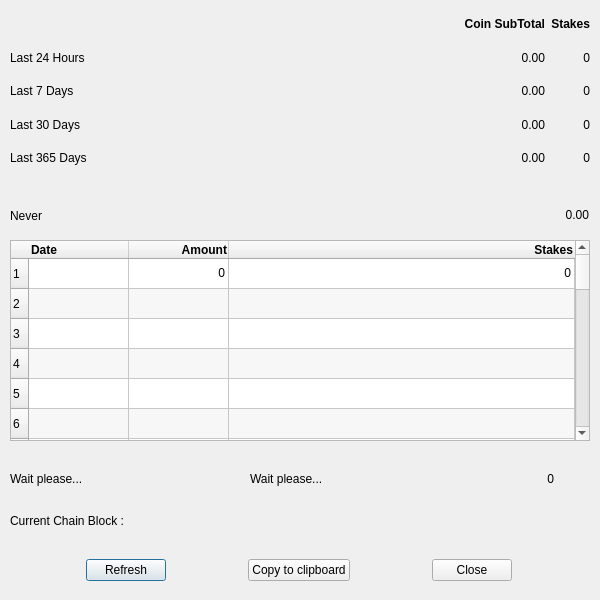
<?xml version="1.0" encoding="UTF-8"?>
<ui version="4.0">
 <class>StakeReportDialog</class>
 <widget class="QDialog" name="StakeReportDialog">
  <property name="geometry">
   <rect>
    <x>0</x>
    <y>0</y>
    <width>600</width>
    <height>600</height>
   </rect>
  </property>
  <property name="minimumSize">
   <size>
    <width>600</width>
    <height>600</height>
   </size>
  </property>
  <property name="maximumSize">
   <size>
    <width>600</width>
    <height>600</height>
   </size>
  </property>
  <property name="windowTitle">
   <string>Staking Log</string>
  </property>
  <property name="modal">
   <bool>false</bool>
  </property>
  <widget class="QWidget" name="gridLayoutWidget">
   <property name="geometry">
    <rect>
     <x>10</x>
     <y>10</y>
     <width>580</width>
     <height>162</height>
    </rect>
   </property>
   <property name="font">
    <font>
     <pointsize>9</pointsize>
    </font>
   </property>
   <layout class="QGridLayout" name="gridLayout" columnstretch="3,0,0">
    <property name="verticalSpacing">
     <number>5</number>
    </property>
    <item row="0" column="1">
     <widget class="QLabel" name="L_Coin">
      <property name="font">
       <font>
        <pointsize>9</pointsize>
        <weight>75</weight>
        <bold>true</bold>
       </font>
      </property>
      <property name="text">
       <string>Coin SubTotal</string>
      </property>
      <property name="alignment">
       <set>Qt::AlignRight|Qt::AlignTrailing|Qt::AlignVCenter</set>
      </property>
      <property name="margin">
       <number>4</number>
      </property>
     </widget>
    </item>
    <item row="0" column="2">
     <widget class="QLabel" name="label_3">
      <property name="font">
       <font>
        <pointsize>9</pointsize>
        <weight>75</weight>
        <bold>true</bold>
       </font>
      </property>
      <property name="toolTip">
       <string>Blocks Staked</string>
      </property>
      <property name="text">
       <string>Stakes</string>
      </property>
      <property name="alignment">
       <set>Qt::AlignRight|Qt::AlignTrailing|Qt::AlignVCenter</set>
      </property>
      <property name="margin">
       <number>4</number>
      </property>
     </widget>
    </item>
    <item row="1" column="0">
     <widget class="QLabel" name="L1_24h">
      <property name="font">
       <font>
        <pointsize>9</pointsize>
        <weight>50</weight>
        <bold>false</bold>
       </font>
      </property>
      <property name="toolTip">
       <string/>
      </property>
      <property name="text">
       <string>Last 24 Hours</string>
      </property>
      <property name="margin">
       <number>4</number>
      </property>
     </widget>
    </item>
    <item row="1" column="1">
     <widget class="QLabel" name="Amount_24H">
      <property name="font">
       <font>
        <pointsize>9</pointsize>
        <weight>50</weight>
        <bold>false</bold>
        <kerning>false</kerning>
       </font>
      </property>
      <property name="toolTip">
       <string>Coin Earned in last 24H</string>
      </property>
      <property name="text">
       <string>0.00</string>
      </property>
      <property name="alignment">
       <set>Qt::AlignRight|Qt::AlignTrailing|Qt::AlignVCenter</set>
      </property>
      <property name="margin">
       <number>4</number>
      </property>
     </widget>
    </item>
    <item row="1" column="2">
     <widget class="QLabel" name="Stake_24H">
      <property name="font">
       <font>
        <pointsize>9</pointsize>
        <weight>50</weight>
        <bold>false</bold>
        <kerning>false</kerning>
       </font>
      </property>
      <property name="toolTip">
       <string>Stake Made in last 24H</string>
      </property>
      <property name="text">
       <string>0</string>
      </property>
      <property name="alignment">
       <set>Qt::AlignRight|Qt::AlignTrailing|Qt::AlignVCenter</set>
      </property>
      <property name="margin">
       <number>4</number>
      </property>
     </widget>
    </item>
    <item row="2" column="0">
     <widget class="QLabel" name="L2_7D">
      <property name="font">
       <font>
        <pointsize>9</pointsize>
        <weight>50</weight>
        <bold>false</bold>
       </font>
      </property>
      <property name="toolTip">
       <string/>
      </property>
      <property name="text">
       <string>Last 7 Days</string>
      </property>
      <property name="margin">
       <number>4</number>
      </property>
     </widget>
    </item>
    <item row="2" column="1">
     <widget class="QLabel" name="Amount_7D">
      <property name="font">
       <font>
        <pointsize>9</pointsize>
        <weight>50</weight>
        <bold>false</bold>
        <kerning>false</kerning>
       </font>
      </property>
      <property name="toolTip">
       <string>Coin Earned in last 7 Days</string>
      </property>
      <property name="text">
       <string>0.00</string>
      </property>
      <property name="alignment">
       <set>Qt::AlignRight|Qt::AlignTrailing|Qt::AlignVCenter</set>
      </property>
      <property name="margin">
       <number>4</number>
      </property>
     </widget>
    </item>
    <item row="2" column="2">
     <widget class="QLabel" name="Stake_7D">
      <property name="font">
       <font>
        <pointsize>9</pointsize>
        <weight>50</weight>
        <bold>false</bold>
        <kerning>false</kerning>
       </font>
      </property>
      <property name="toolTip">
       <string>Stake Made in last 7 Days</string>
      </property>
      <property name="text">
       <string>0</string>
      </property>
      <property name="alignment">
       <set>Qt::AlignRight|Qt::AlignTrailing|Qt::AlignVCenter</set>
      </property>
      <property name="margin">
       <number>4</number>
      </property>
     </widget>
    </item>
    <item row="3" column="0">
     <widget class="QLabel" name="L3_30D">
      <property name="font">
       <font>
        <pointsize>9</pointsize>
        <weight>50</weight>
        <bold>false</bold>
       </font>
      </property>
      <property name="toolTip">
       <string/>
      </property>
      <property name="text">
       <string>Last 30 Days</string>
      </property>
      <property name="margin">
       <number>4</number>
      </property>
     </widget>
    </item>
    <item row="3" column="1">
     <widget class="QLabel" name="Amount_30D">
      <property name="font">
       <font>
        <pointsize>9</pointsize>
        <weight>50</weight>
        <bold>false</bold>
        <kerning>false</kerning>
       </font>
      </property>
      <property name="toolTip">
       <string>Coin Earned in last 30 Days</string>
      </property>
      <property name="text">
       <string>0.00</string>
      </property>
      <property name="alignment">
       <set>Qt::AlignRight|Qt::AlignTrailing|Qt::AlignVCenter</set>
      </property>
      <property name="margin">
       <number>4</number>
      </property>
     </widget>
    </item>
    <item row="3" column="2">
     <widget class="QLabel" name="Stake_30D">
      <property name="font">
       <font>
        <pointsize>9</pointsize>
        <weight>50</weight>
        <bold>false</bold>
        <kerning>false</kerning>
       </font>
      </property>
      <property name="toolTip">
       <string>Stake Made in last 30 Days</string>
      </property>
      <property name="text">
       <string>0</string>
      </property>
      <property name="alignment">
       <set>Qt::AlignRight|Qt::AlignTrailing|Qt::AlignVCenter</set>
      </property>
      <property name="margin">
       <number>4</number>
      </property>
     </widget>
    </item>
    <item row="4" column="0">
     <widget class="QLabel" name="L3_30D_2">
      <property name="font">
       <font>
        <pointsize>9</pointsize>
        <weight>50</weight>
        <bold>false</bold>
       </font>
      </property>
      <property name="toolTip">
       <string/>
      </property>
      <property name="text">
       <string>Last 365 Days</string>
      </property>
      <property name="margin">
       <number>4</number>
      </property>
     </widget>
    </item>
    <item row="4" column="1">
     <widget class="QLabel" name="Amount_365D">
      <property name="font">
       <font>
        <pointsize>9</pointsize>
        <weight>50</weight>
        <bold>false</bold>
        <kerning>false</kerning>
       </font>
      </property>
      <property name="toolTip">
       <string>Coin Earned in last 365 Days</string>
      </property>
      <property name="text">
       <string>0.00</string>
      </property>
      <property name="alignment">
       <set>Qt::AlignRight|Qt::AlignTrailing|Qt::AlignVCenter</set>
      </property>
      <property name="margin">
       <number>4</number>
      </property>
     </widget>
    </item>
    <item row="4" column="2">
     <widget class="QLabel" name="Stake_365D">
      <property name="font">
       <font>
        <pointsize>9</pointsize>
        <weight>50</weight>
        <bold>false</bold>
        <kerning>false</kerning>
       </font>
      </property>
      <property name="toolTip">
       <string>Stake Made in last 365 Days</string>
      </property>
      <property name="text">
       <string>0</string>
      </property>
      <property name="alignment">
       <set>Qt::AlignRight|Qt::AlignTrailing|Qt::AlignVCenter</set>
      </property>
      <property name="margin">
       <number>4</number>
      </property>
     </widget>
    </item>
   </layout>
  </widget>
  <widget class="QWidget" name="horizontalLayoutWidget2">
   <property name="geometry">
    <rect>
     <x>10</x>
     <y>200</y>
     <width>581</width>
     <height>31</height>
    </rect>
   </property>
   <layout class="QHBoxLayout" name="horizontalLayout2" stretch="0,0,0">
    <property name="sizeConstraint">
     <enum>QLayout::SetDefaultConstraint</enum>
    </property>
    <property name="rightMargin">
     <number>2</number>
    </property>
    <item>
     <widget class="QLabel" name="L_LastStakeTime">
      <property name="maximumSize">
       <size>
        <width>16777215</width>
        <height>16777215</height>
       </size>
      </property>
      <property name="font">
       <font>
        <pointsize>9</pointsize>
        <weight>50</weight>
        <bold>false</bold>
       </font>
      </property>
      <property name="toolTip">
       <string>Date of the last mature Stake</string>
      </property>
      <property name="text">
       <string>Never</string>
      </property>
      <property name="alignment">
       <set>Qt::AlignLeading|Qt::AlignLeft|Qt::AlignVCenter</set>
      </property>
      <property name="margin">
       <number>2</number>
      </property>
     </widget>
    </item>
    <item>
     <spacer name="horizontalSpacer">
      <property name="orientation">
       <enum>Qt::Horizontal</enum>
      </property>
      <property name="sizeHint" stdset="0">
       <size>
        <width>40</width>
        <height>20</height>
       </size>
      </property>
     </spacer>
    </item>
    <item>
     <widget class="QLabel" name="Amount_Last">
      <property name="enabled">
       <bool>true</bool>
      </property>
      <property name="minimumSize">
       <size>
        <width>0</width>
        <height>3</height>
       </size>
      </property>
      <property name="maximumSize">
       <size>
        <width>16777215</width>
        <height>16777215</height>
       </size>
      </property>
      <property name="font">
       <font>
        <pointsize>9</pointsize>
        <weight>50</weight>
        <bold>false</bold>
        <kerning>false</kerning>
       </font>
      </property>
      <property name="toolTip">
       <string>Coin Earned in last mature Stake</string>
      </property>
      <property name="text">
       <string>&lt;html&gt;&lt;head/&gt;&lt;body&gt;&lt;p align=&quot;right&quot;&gt;0.00&lt;/p&gt;&lt;/body&gt;&lt;/html&gt;</string>
      </property>
      <property name="alignment">
       <set>Qt::AlignLeading|Qt::AlignLeft|Qt::AlignVCenter</set>
      </property>
      <property name="margin">
       <number>4</number>
      </property>
      <property name="indent">
       <number>-1</number>
      </property>
     </widget>
    </item>
   </layout>
  </widget>
  <widget class="QTableWidget" name="StakeReportTable">
   <property name="geometry">
    <rect>
     <x>10</x>
     <y>240</y>
     <width>580</width>
     <height>201</height>
    </rect>
   </property>
   <property name="sizePolicy">
    <sizepolicy hsizetype="Expanding" vsizetype="Expanding">
     <horstretch>1</horstretch>
     <verstretch>0</verstretch>
    </sizepolicy>
   </property>
   <property name="font">
    <font>
     <weight>50</weight>
     <bold>false</bold>
    </font>
   </property>
   <property name="alternatingRowColors">
    <bool>true</bool>
   </property>
   <property name="sortingEnabled">
    <bool>true</bool>
   </property>
   <property name="rowCount">
    <number>30</number>
   </property>
   <property name="columnCount">
    <number>3</number>
   </property>
   <attribute name="horizontalHeaderStretchLastSection">
    <bool>true</bool>
   </attribute>
   <row/>
   <row/>
   <row/>
   <row/>
   <row/>
   <row/>
   <row/>
   <row/>
   <row/>
   <row/>
   <row/>
   <row/>
   <row/>
   <row/>
   <row/>
   <row/>
   <row/>
   <row/>
   <row/>
   <row/>
   <row/>
   <row/>
   <row/>
   <row/>
   <row/>
   <row/>
   <row/>
   <row/>
   <row/>
   <row/>
   <column>
    <property name="text">
     <string>Date</string>
    </property>
    <property name="font">
     <font>
      <pointsize>9</pointsize>
      <weight>75</weight>
      <bold>true</bold>
     </font>
    </property>
    <property name="textAlignment">
     <set>AlignLeft|AlignVCenter</set>
    </property>
   </column>
   <column>
    <property name="text">
     <string>Amount</string>
    </property>
    <property name="font">
     <font>
      <pointsize>9</pointsize>
      <weight>75</weight>
      <bold>true</bold>
     </font>
    </property>
    <property name="textAlignment">
     <set>AlignRight|AlignVCenter</set>
    </property>
   </column>
   <column>
    <property name="text">
     <string>Stakes</string>
    </property>
    <property name="font">
     <font>
      <pointsize>9</pointsize>
      <weight>75</weight>
      <bold>true</bold>
     </font>
    </property>
    <property name="textAlignment">
     <set>AlignRight|AlignVCenter</set>
    </property>
   </column>
   <item row="0" column="0">
    <property name="text">
     <string/>
    </property>
    <property name="font">
     <font>
      <pointsize>9</pointsize>
     </font>
    </property>
    <property name="flags">
     <set>ItemIsSelectable|ItemIsUserCheckable|ItemIsEnabled</set>
    </property>
   </item>
   <item row="0" column="1">
    <property name="text">
     <string notr="true">0</string>
    </property>
    <property name="whatsThis">
     <string/>
    </property>
    <property name="font">
     <font>
      <pointsize>9</pointsize>
     </font>
    </property>
    <property name="textAlignment">
     <set>AlignRight|AlignVCenter</set>
    </property>
    <property name="flags">
     <set>ItemIsSelectable|ItemIsUserCheckable|ItemIsEnabled</set>
    </property>
   </item>
   <item row="0" column="2">
    <property name="text">
     <string notr="true">0</string>
    </property>
    <property name="font">
     <font>
      <pointsize>9</pointsize>
     </font>
    </property>
    <property name="textAlignment">
     <set>AlignRight|AlignVCenter</set>
    </property>
    <property name="flags">
     <set>ItemIsSelectable|ItemIsUserCheckable|ItemIsEnabled</set>
    </property>
   </item>
  </widget>
  <widget class="QLabel" name="L_CurrentBlock">
   <property name="geometry">
    <rect>
     <x>10</x>
     <y>500</y>
     <width>580</width>
     <height>41</height>
    </rect>
   </property>
   <property name="font">
    <font>
     <pointsize>9</pointsize>
     <weight>50</weight>
     <bold>false</bold>
    </font>
   </property>
   <property name="toolTip">
    <string>Data of the current block.</string>
   </property>
   <property name="text">
    <string>Current Chain Block :</string>
   </property>
   <property name="alignment">
    <set>Qt::AlignLeading|Qt::AlignLeft|Qt::AlignVCenter</set>
   </property>
   <property name="margin">
    <number>2</number>
   </property>
  </widget>
  <widget class="QWidget" name="horizontalLayoutWidget">
   <property name="geometry">
    <rect>
     <x>10</x>
     <y>550</y>
     <width>580</width>
     <height>40</height>
    </rect>
   </property>
   <layout class="QHBoxLayout" name="horizontalLayout" stretch="1,2,1">
    <property name="sizeConstraint">
     <enum>QLayout::SetDefaultConstraint</enum>
    </property>
    <item>
     <widget class="QPushButton" name="button_Refresh">
      <property name="sizePolicy">
       <sizepolicy hsizetype="Maximum" vsizetype="Fixed">
        <horstretch>0</horstretch>
        <verstretch>0</verstretch>
       </sizepolicy>
      </property>
      <property name="toolTip">
       <string>Refresh the data</string>
      </property>
      <property name="text">
       <string>Refresh</string>
      </property>
     </widget>
    </item>
    <item>
     <widget class="QPushButton" name="CopytoClipboard">
      <property name="sizePolicy">
       <sizepolicy hsizetype="Fixed" vsizetype="Fixed">
        <horstretch>0</horstretch>
        <verstretch>0</verstretch>
       </sizepolicy>
      </property>
      <property name="minimumSize">
       <size>
        <width>100</width>
        <height>0</height>
       </size>
      </property>
      <property name="toolTip">
       <string>Copy Report to ClipBoard</string>
      </property>
      <property name="text">
       <string>Copy to clipboard</string>
      </property>
     </widget>
    </item>
    <item>
     <widget class="QDialogButtonBox" name="buttonBox">
      <property name="sizePolicy">
       <sizepolicy hsizetype="Maximum" vsizetype="Fixed">
        <horstretch>0</horstretch>
        <verstretch>0</verstretch>
       </sizepolicy>
      </property>
      <property name="toolTip">
       <string>Close the dialog</string>
      </property>
      <property name="orientation">
       <enum>Qt::Horizontal</enum>
      </property>
      <property name="standardButtons">
       <set>QDialogButtonBox::Close</set>
      </property>
      <property name="centerButtons">
       <bool>true</bool>
      </property>
     </widget>
    </item>
   </layout>
  </widget>
  <widget class="QLabel" name="Stake_Counted">
   <property name="geometry">
    <rect>
     <x>413</x>
     <y>460</y>
     <width>141</width>
     <height>38</height>
    </rect>
   </property>
   <property name="font">
    <font>
     <pointsize>9</pointsize>
     <weight>50</weight>
     <bold>false</bold>
    </font>
   </property>
   <property name="toolTip">
    <string>Total Stakes Analyzed</string>
   </property>
   <property name="text">
    <string>0</string>
   </property>
   <property name="alignment">
    <set>Qt::AlignLeading|Qt::AlignLeft|Qt::AlignRight|Qt::AlignTrailing|Qt::AlignVCenter</set>
   </property>
   <property name="margin">
    <number>4</number>
   </property>
  </widget>
  <widget class="QLabel" name="TimeTook_2">
   <property name="geometry">
    <rect>
     <x>250</x>
     <y>460</y>
     <width>161</width>
     <height>38</height>
    </rect>
   </property>
   <property name="font">
    <font>
     <pointsize>9</pointsize>
     <weight>50</weight>
     <bold>false</bold>
    </font>
   </property>
   <property name="toolTip">
    <string>Time took to refresh dialog</string>
   </property>
   <property name="text">
    <string>Wait please...</string>
   </property>
   <property name="margin">
    <number>4</number>
   </property>
  </widget>
  <widget class="QLabel" name="TimeTook">
   <property name="geometry">
    <rect>
     <x>10</x>
     <y>460</y>
     <width>171</width>
     <height>38</height>
    </rect>
   </property>
   <property name="font">
    <font>
     <pointsize>9</pointsize>
     <weight>50</weight>
     <bold>false</bold>
    </font>
   </property>
   <property name="toolTip">
    <string>Time took to retrieve the data</string>
   </property>
   <property name="layoutDirection">
    <enum>Qt::LeftToRight</enum>
   </property>
   <property name="frameShadow">
    <enum>QFrame::Plain</enum>
   </property>
   <property name="text">
    <string>Wait please...</string>
   </property>
   <property name="margin">
    <number>4</number>
   </property>
  </widget>
 </widget>
 <resources/>
 <connections>
  <connection>
   <sender>buttonBox</sender>
   <signal>clicked(QAbstractButton*)</signal>
   <receiver>StakeReportDialog</receiver>
   <slot>close()</slot>
   <hints>
    <hint type="sourcelabel">
     <x>338</x>
     <y>524</y>
    </hint>
    <hint type="destinationlabel">
     <x>215</x>
     <y>276</y>
    </hint>
   </hints>
  </connection>
 </connections>
</ui>
